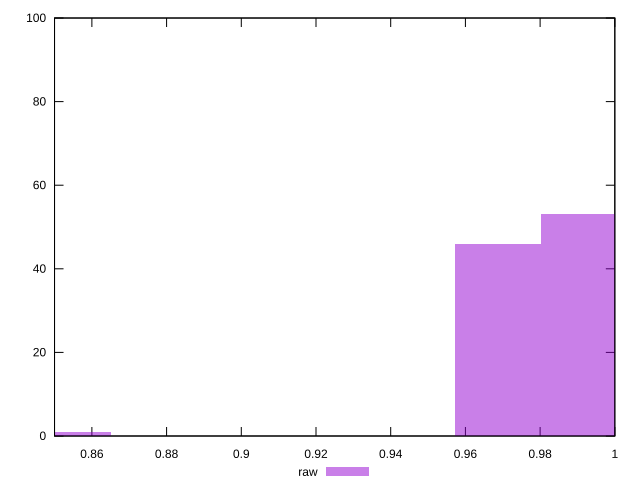

gnuplot code for this plot:
reset

$raw <<EOF
0.8534753095569727 1
0.991876711106752 53
0.9688098108484555 46
EOF

set key outside below
set boxwidth 0.02306690025829656
set xrange [0.85:1]
set yrange [0:100]
set trange [0:100]
set style fill transparent solid 0.5 noborder
set terminal svg size 640, 490 enhanced background rgb 'white'
set output "reports/report_00032_2021-02-25T10-28-15.087Z/meta/score/samples/card/raw/histogram.svg"

plot $raw title "raw" with boxes

reset
